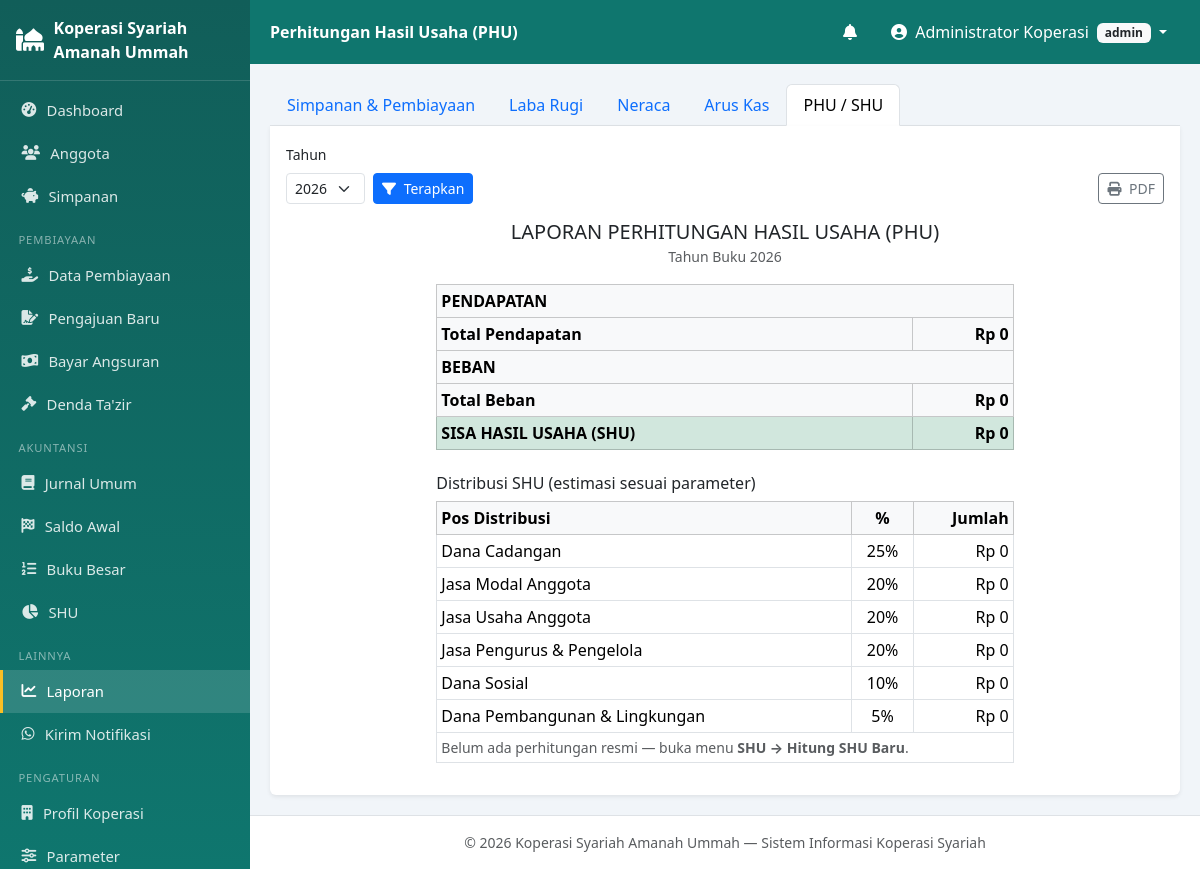
The app's page /index.php?mod=laporan&act=phu (signed in) with its own data.
### tables this page shows
CREATE TABLE profil_koperasi (
    id            INT PRIMARY KEY DEFAULT 1,
    nama_koperasi VARCHAR(150) NOT NULL,
    alamat        TEXT,
    no_telp       VARCHAR(30),
    email         VARCHAR(100),
    nama_ketua    VARCHAR(100),
    slogan        VARCHAR(150)
);

CREATE TABLE pengaturan (
    id         INT AUTO_INCREMENT PRIMARY KEY,
    kunci      VARCHAR(50) NOT NULL UNIQUE,
    nilai      TEXT,
    keterangan VARCHAR(255) DEFAULT NULL
);

### config/database.php (called while the page is built, shortened)
<?php
class Database
{
    private static $instance = null;
    private function __construct()
    {
        try {
            $this->pdo = new PDO(
                'mysql:host=' . DB_HOST . ';dbname=' . DB_NAME . ';charset=utf8mb4',
                DB_USER, DB_PASS,
                [
                    PDO::ATTR_ERRMODE            => PDO::ERRMODE_EXCEPTION,
                    PDO::ATTR_DEFAULT_FETCH_MODE => PDO::FETCH_ASSOC,
                    PDO::ATTR_EMULATE_PREPARES   => false,
                ]
            );
        } catch (PDOException $e) {
            die('Koneksi database gagal: ' . $e->getMessage());
        }
    }
    public static function getInstance(): PDO
    {
        if (self::$instance === null) self::$instance = new self();
        return self::$instance->pdo;
    }
}

### models/PengaturanModel.php (called while the page is built, shortened)
<?php
require_once __DIR__ . '/../config/database.php';
class PengaturanModel
{
    private $db;
    public function __construct()
    {
        $this->db = Database::getInstance();
    }
    public function get(string $kunci, $default = null)
    {
        $st = $this->db->prepare('SELECT nilai FROM pengaturan WHERE kunci=?');
        $st->execute([$kunci]);
        $r = $st->fetch();
        return $r ? $r['nilai'] : $default;
    }
    public function profil()
    {
        return $this->db->query('SELECT * FROM profil_koperasi WHERE id=1')->fetch()
            ?: ['id' => 1, 'nama_koperasi' => 'Koperasi Syariah'];
    }
}

### models/JurnalModel.php (called while the page is built, shortened)
<?php
require_once __DIR__ . '/../config/database.php';
class JurnalModel
{
    private $db;
    public function __construct()
    {
        $this->db = Database::getInstance();
    }
    public function mutasiPerAkun(string $dari, string $sampai): array
    {
        $sql = "SELECT a.id_akun, a.kode_akun, a.nama_akun, a.tipe, a.saldo_normal,
                  COALESCE(SUM(CASE WHEN jd.posisi='debit'  THEN jd.jumlah END),0) AS debit,
                  COALESCE(SUM(CASE WHEN jd.posisi='kredit' THEN jd.jumlah END),0) AS kredit
                FROM akun a
                LEFT JOIN jurnal_detail jd ON jd.id_akun = a.id_akun
                LEFT JOIN jurnal j ON j.id_jurnal = jd.id_jurnal AND j.tanggal BETWEEN ? AND ?
                GROUP BY a.id_akun ORDER BY a.kode_akun";
        $st = $this->db->prepare($sql);
        $st->execute([$dari, $sampai]);
        $out = [];
        foreach ($st->fetchAll() as $r) {
            $r['saldo'] = $r['saldo_normal'] === 'debit' ? $r['debit'] - $r['kredit'] : $r['kredit'] - $r['debit'];
            $out[] = $r;
        }
        return $out;
    }
    public function labaRugi(string $dari, string $sampai): array
    {
        $rows = $this->mutasiPerAkun($dari, $sampai);
        $pendapatan = $beban = [];
        $tp = $tb = 0;
        return [
            'pendapatan' => $pendapatan, 'beban' => $beban,
            'total_pendapatan' => $tp, 'total_beban' => $tb, 'laba' => $tp - $tb,
        ];
    }
}

### models/NotifikasiModel.php (called while the page is built, shortened)
<?php
require_once __DIR__ . '/../config/database.php';
require_once __DIR__ . '/PengaturanModel.php';
class NotifikasiModel
{
    private $db;
    public function __construct()
    {
        $this->db = Database::getInstance();
    }
    public function hari(): int
    {
        return (int)(new PengaturanModel())->get('notif_hari', 7);
    }
    public function akanJatuhTempo(): array
    {
        $st = $this->db->prepare(
            "SELECT a.*, p.no_pembiayaan, ag.nama, ag.no_hp, ag.email
             FROM angsuran a
             JOIN pembiayaan p ON a.id_pembiayaan = p.id_pembiayaan
             JOIN anggota ag   ON p.id_anggota    = ag.id_anggota
             WHERE p.status='berjalan' AND a.status='belum'
               AND a.tanggal_jatuh_tempo BETWEEN CURDATE() AND DATE_ADD(CURDATE(), INTERVAL ? DAY)
             ORDER BY a.tanggal_jatuh_tempo"
        );
        $st->execute([$this->hari()]);
        return $st->fetchAll();
    }
}

### models/ShuModel.php (called while the page is built, shortened)
<?php
require_once __DIR__ . '/../config/database.php';
require_once __DIR__ . '/PengaturanModel.php';
class ShuModel
{
    private $db;
    public function __construct()
    {
        $this->db = Database::getInstance();
    }
    public function byTahun(int $tahun)
    {
        $st = $this->db->prepare('SELECT * FROM shu WHERE tahun = ?');
        $st->execute([$tahun]);
        return $st->fetch();
    }
}

### views/laporan/phu.php (the view, shortened to what this page needs)
<?php
require_once __DIR__ . '/../../models/JurnalModel.php';
require_once __DIR__ . '/../../models/ShuModel.php';
require_once __DIR__ . '/../../models/PengaturanModel.php';
$tahun = (int)($_GET['tahun'] ?? date('Y'));
$jm = new JurnalModel();
$sm = new ShuModel();
$pm = new PengaturanModel();
$lr  = $jm->labaRugi("$tahun-01-01", "$tahun-12-31");
$rec = $sm->byTahun($tahun);
$alokasi = $rec ? $sm->alokasi($rec['id_shu']) : null;
$pageTitle = 'Perhitungan Hasil Usaha (PHU)';
$active    = 'laporan';
include __DIR__ . '/../layout/header.php';
?>
<ul class="nav nav-tabs no-print">
  <li class="nav-item"><a class="nav-link" href="index.php?mod=laporan">Simpanan & Pembiayaan</a></li>
  <li class="nav-item"><a class="nav-link" href="index.php?mod=laporan&act=laba_rugi">Laba Rugi</a></li>
  <li class="nav-item"><a class="nav-link" href="index.php?mod=laporan&act=neraca">Neraca</a></li>
  <li class="nav-item"><a class="nav-link" href="index.php?mod=laporan&act=arus_kas">Arus Kas</a></li>
  <li class="nav-item"><a class="nav-link active" href="index.php?mod=laporan&act=phu">PHU / SHU</a></li>
</ul>
<div class="card border-0 shadow-sm rounded-top-0">
  <div class="card-body">
    <form method="get" class="row g-2 align-items-end no-print mb-3">
      <div class="col-auto"><label class="form-label small">Tahun</label>
        <select name="tahun" class="form-select form-select-sm">
          <?php for ($t = date('Y'); $t >= date('Y') - 5; $t--): ?>
          <option value="<?= $t ?>" <?= $tahun===$t?'selected':'' ?>><?= $t ?></option>
          <?php endfor; ?>
        </select></div>
      <div class="col-auto"><button class="btn btn-sm btn-primary"><i class="fas fa-filter me-1"></i> Terapkan</button></div>
      <div class="col-auto ms-auto">
        <button type="button" class="btn btn-sm btn-outline-secondary" onclick="window.print()">
          <i class="fas fa-print me-1"></i> PDF</button>
      </div>
    </form>
    <div class="text-center mb-3">
      <h5 class="mb-0">LAPORAN PERHITUNGAN HASIL USAHA (PHU)</h5>
      <small class="text-muted">Tahun Buku <?= $tahun ?></small>
    </div>
    <div class="row justify-content-center">
      <div class="col-lg-8">
        <table class="table table-sm table-bordered">
          <thead class="table-light"><tr><th colspan="2"><b>PENDAPATAN</b></th></tr></thead>
          <tr class="table-light fw-bold"><td>Total Pendapatan</td><td class="text-end"><?= rupiah($lr['total_pendapatan']) ?></td></tr>
          <thead class="table-light"><tr><th colspan="2"><b>BEBAN</b></th></tr></thead>
          <tr class="table-light fw-bold"><td>Total Beban</td><td class="text-end"><?= rupiah($lr['total_beban']) ?></td></tr>
          <tr class="table-success fw-bold fs-6"><td>SISA HASIL USAHA (SHU)</td><td class="text-end"><?= rupiah($lr['laba']) ?></td></tr>
        </table>
        <h6 class="mt-4">Distribusi SHU <?= $rec ? '(sudah dihitung — status: '.ucfirst($rec['status']).')' : '(estimasi sesuai parameter)' ?></h6>
        <table class="table table-sm table-bordered">
          <thead class="table-light"><tr><th>Pos Distribusi</th><th class="text-center">%</th><th class="text-end">Jumlah</th></tr></thead>
          <tbody>
          <?php if ($alokasi): ?>
            <?php foreach ($alokasi as $a): ?>
            <tr><td><?= e($a['nama_dana']) ?></td><td class="text-center"><?= e($a['persen']) ?>%</td>
                <td class="text-end"><?= rupiah($a['jumlah']) ?></td></tr>
            <?php endforeach; ?>
          <?php else: ?>
            <?php foreach (ShuModel::$alokasiDefault as $nama => $kunci):
                $persen = (float)$pm->get($kunci, 0); ?>
            <tr><td><?= e($nama) ?></td><td class="text-center"><?= $persen ?>%</td>
                <td class="text-end"><?= rupiah($lr['laba'] * $persen / 100) ?></td></tr>
            <?php endforeach; ?>
            <tr><td colspan="3" class="small text-muted">Belum ada perhitungan resmi — buka menu <b>SHU → Hitung SHU Baru</b>.</td></tr>
          <?php endif; ?>
          </tbody>
        </table>
      </div>
    </div>
  </div>
</div>
<?php include __DIR__ . '/../layout/footer.php'; ?>

### views/layout/header.php (shortened to what this page needs)
<?php
require_once __DIR__ . '/../../config/database.php';
require_once __DIR__ . '/../../models/PengaturanModel.php';
require_once __DIR__ . '/../../models/NotifikasiModel.php';
$user      = $_SESSION['user'];
$pageTitle = $pageTitle ?? 'Dashboard';
$active    = $active ?? 'dashboard';
$pmModel = new PengaturanModel();
$profil  = $pmModel->profil();
$logo    = trim((string)$pmModel->get('logo', ''));
$logoAda = $logo !== '' && file_exists(__DIR__ . '/../../assets/img/' . $logo);
if (!function_exists('rupiah')) {
    function rupiah($n) { return 'Rp ' . number_format((float)($n ?: 0), 0, ',', '.'); }
}
if (!function_exists('e')) {
    function e($s) { return htmlspecialchars((string)($s ?? ''), ENT_QUOTES, 'UTF-8'); }
}
$ntf          = new NotifikasiModel();
$ntfAkan      = $ntf->akanJatuhTempo();
?>
<!DOCTYPE html>
<html lang="id">
<head>
<link href="https://cdn.jsdelivr.net/npm/bootstrap@5.3.3/dist/css/bootstrap.min.css" rel="stylesheet">
<link href="https://cdnjs.cloudflare.com/ajax/libs/font-awesome/6.5.2/css/all.min.css" rel="stylesheet">
<link rel="stylesheet" href="assets/css/style.css">
</head>
<body>
<div class="wrapper">
  <aside class="sidebar" id="sidebar">
    <div class="brand">
      <?php if ($logoAda): ?>
        <img src="assets/img/<?= e($logo) ?>" alt="Logo">
      <?php else: ?>
        <i class="fas fa-mosque"></i>
      <?php endif; ?>
      <span><?= e($profil['nama_koperasi'] ?? 'KSU Syariah') ?></span>
    </div>
    <nav>
      <a href="index.php?mod=dashboard" class="<?= $active==='dashboard'?'on':'' ?>">
        <i class="fas fa-tachometer-alt"></i> Dashboard</a>
      <a href="index.php?mod=anggota&act=list" class="<?= $active==='anggota'?'on':'' ?>">
        <i class="fas fa-users"></i> Anggota</a>
      <a href="index.php?mod=simpanan&act=list" class="<?= $active==='simpanan'?'on':'' ?>">
        <i class="fas fa-piggy-bank"></i> Simpanan</a>
      <div class="menu-label">Pembiayaan</div>
      <a href="index.php?mod=pembiayaan&act=list" class="<?= $active==='pembiayaan'?'on':'' ?>">
        <i class="fas fa-hand-holding-usd"></i> Data Pembiayaan</a>
      <a href="index.php?mod=pembiayaan&act=pengajuan" class="<?= $active==='pembiayaan-pengajuan'?'on':'' ?>">
        <i class="fas fa-file-signature"></i> Pengajuan Baru</a>
      <a href="index.php?mod=pembiayaan&act=angsuran" class="<?= $active==='pembiayaan-angsuran'?'on':'' ?>">
        <i class="fas fa-money-bill-wave"></i> Bayar Angsuran</a>
      <a href="index.php?mod=denda&act=list" class="<?= $active==='denda'?'on':'' ?>">
        <i class="fas fa-gavel"></i> Denda Ta'zir</a>
      <div class="menu-label">Akuntansi</div>
      <a href="index.php?mod=jurnal&act=list" class="<?= $active==='jurnal'?'on':'' ?>">
        <i class="fas fa-book"></i> Jurnal Umum</a>
      <a href="index.php?mod=jurnal&act=saldo_awal" class="<?= $active==='jurnal-saldo-awal'?'on':'' ?>">
        <i class="fas fa-flag-checkered"></i> Saldo Awal</a>
      <a href="index.php?mod=jurnal&act=buku_besar" class="<?= $active==='jurnal-buku-besar'?'on':'' ?>">
        <i class="fas fa-list-ol"></i> Buku Besar</a>
      <a href="index.php?mod=shu&act=list" class="<?= $active==='shu'?'on':'' ?>">
        <i class="fas fa-chart-pie"></i> SHU</a>
      <div class="menu-label">Lainnya</div>
      <a href="index.php?mod=laporan" class="<?= $active==='laporan'?'on':'' ?>">
        <i class="fas fa-chart-line"></i> Laporan</a>
      <a href="index.php?mod=notifikasi&act=kirim" class="<?= $active==='notifikasi-kirim'?'on':'' ?>">
        <i class="fab fa-whatsapp"></i> Kirim Notifikasi</a>
      <?php if ($user['level'] === 'admin'): ?>
      <div class="menu-label">Pengaturan</div>
      <a href="index.php?mod=pengaturan&act=profil" class="<?= $active==='pengaturan-profil'?'on':'' ?>">
        <i class="fas fa-building"></i> Profil Koperasi</a>
      <a href="index.php?mod=pengaturan&act=parameter" class="<?= $active==='pengaturan-parameter'?'on':'' ?>">
        <i class="fas fa-sliders-h"></i> Parameter</a>
      <?php endif; ?>
    </nav>
  </aside>
  <div class="main">
    <nav class="topbar">
      <div class="topbar-title"><?= e($pageTitle) ?></div>
      <div class="dropdown ms-auto me-2">
        <button class="btn btn-link text-white position-relative" data-bs-toggle="dropdown">
          <i class="fas fa-bell"></i>
        </button>
      </div>
      <div class="dropdown">
        <button class="btn btn-link text-white dropdown-toggle text-decoration-none" data-bs-toggle="dropdown">
          <i class="fas fa-user-circle me-1"></i> <?= e($user['nama_lengkap']) ?>
          <span class="badge bg-light text-dark ms-1"><?= e($user['level']) ?></span>
        </button>
      </div>
    </nav>
    <main class="content">

### views/layout/footer.php (shortened to what this page needs)
    </main>
    <footer class="text-center small text-muted py-3 border-top bg-white">
      &copy; <?= date('Y') ?> <?= e($profil['nama_koperasi'] ?? 'Koperasi Syariah') ?>
      — Sistem Informasi Koperasi Syariah
    </footer>
  </div>
</div>
</body>
</html>

### assets/css/style.css (style rules this page uses)
:root { --primary: #0f766e; --primary-2: #115e59; --sidebar-w: 250px; }
body { background: #f1f5f9; font-family: system-ui, -apple-system, "Segoe UI", Roboto, sans-serif; }
.wrapper { display: flex; min-height: 100vh; }
.main { flex: 1; margin-left: var(--sidebar-w); display: flex; flex-direction: column; min-width: 0; }
.content { padding: 1.25rem; flex: 1; }
.sidebar { width: var(--sidebar-w); background: linear-gradient(180deg, var(--primary-2), var(--primary)); color: #fff; position: fixed; top: 0; bottom: 0; left: 0; overflow-y: auto; z-index: 1040; }
.sidebar .brand { display: flex; align-items: center; gap: .6rem; padding: 1rem; font-weight: 700; border-bottom: 1px solid rgba(255,255,255,.15); min-height: 64px; }
.sidebar .brand i { font-size: 1.4rem; }
.sidebar nav { padding: .5rem 0 2rem; }
.sidebar nav a { display: flex; align-items: center; gap: .65rem; padding: .65rem 1.15rem; color: rgba(255,255,255,.85); text-decoration: none; font-size: .925rem; border-left: 3px solid transparent; }
.sidebar nav a.on { background: rgba(255,255,255,.14); border-left-color: #fbbf24; color: #fff; }
.sidebar .menu-label { padding: .9rem 1.15rem .3rem; font-size: .7rem; text-transform: uppercase; letter-spacing: .08em; color: rgba(255,255,255,.5); }
.topbar { background: var(--primary); min-height: 64px; display: flex; align-items: center; padding: 0 1.25rem; position: sticky; top: 0; z-index: 1030; }
.topbar-title { color: #fff; font-weight: 600; }
.topbar .btn-link { text-decoration: none; }
.rounded-top-0 { border-top-left-radius: 0 !important; border-top-right-radius: 0 !important; }
.table thead th { white-space: nowrap; }

### records on screen
profil_koperasi: nama_koperasi "Koperasi Syariah Amanah Ummah"
pengaturan: nilai "Rp 0"
pengaturan: nama "Dana Cadangan", nilai "25", rupiah($lr['laba']*$persen/100) "Rp 0"
pengaturan: nama "Jasa Modal Anggota", nilai "20", rupiah($lr['laba']*$persen/100) "Rp 0"
pengaturan: nama "Jasa Usaha Anggota", nilai "20", rupiah($lr['laba']*$persen/100) "Rp 0"
pengaturan: nama "Jasa Pengurus & Pengelola", nilai "20", rupiah($lr['laba']*$persen/100) "Rp 0"
pengaturan: nama "Dana Sosial", nilai "10", rupiah($lr['laba']*$persen/100) "Rp 0"
pengaturan: nama "Dana Pembangunan & Lingkungan", nilai "5", rupiah($lr['laba']*$persen/100) "Rp 0"

### other values on screen
$pageTitle "Perhitungan Hasil Usaha (PHU)"
$user['nama_lengkap'] "Administrator Koperasi"
$user['level'] "admin"
form field tahun "2026"
